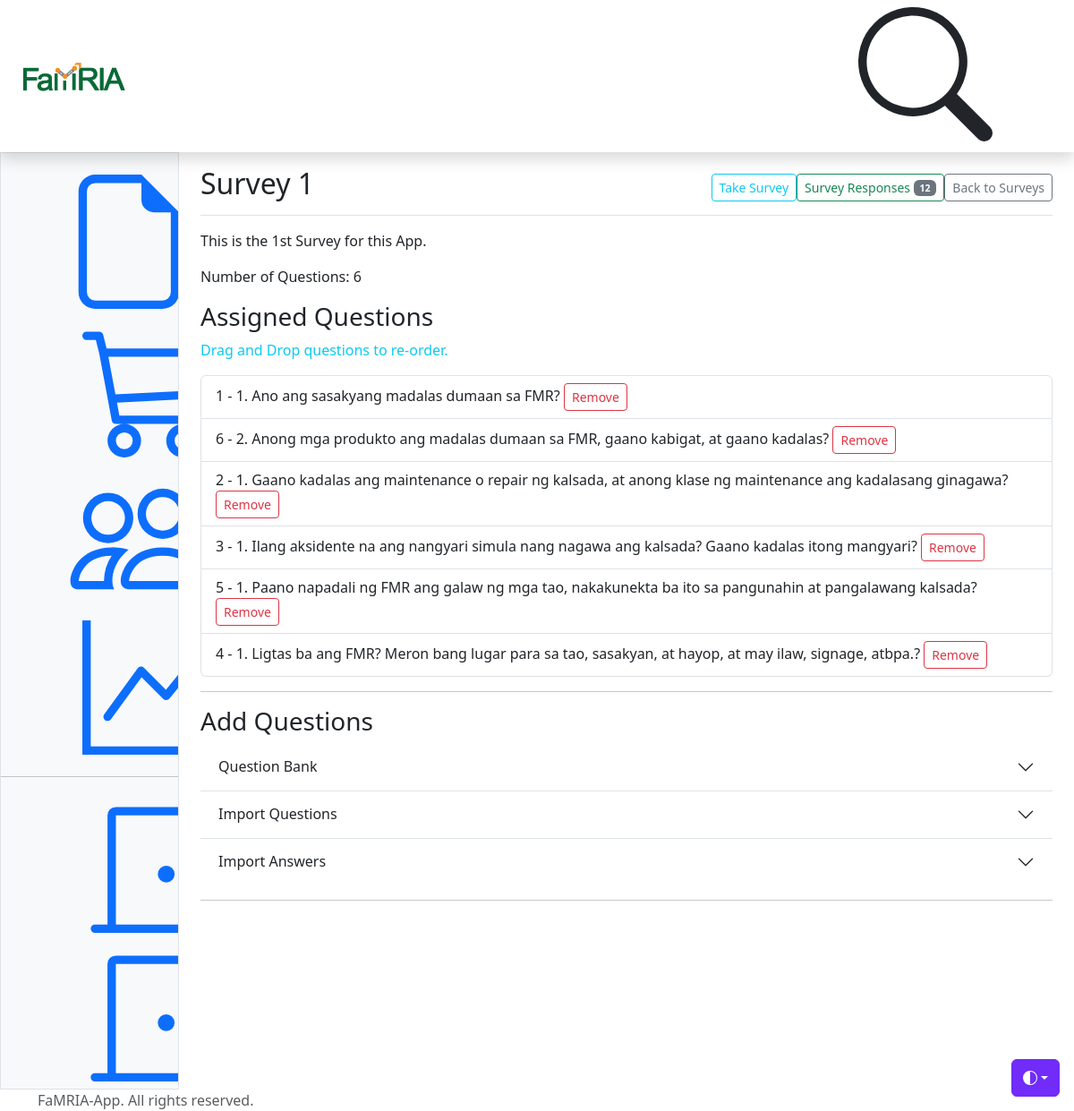
Page /surveys/1/ (signed in) on the committed database.
### survey/models.py (models this page shows, shortened)
class Survey(models.Model):
    title = models.CharField(max_length=255)
    description = models.TextField(blank=True, null=True)
    created_by = models.ForeignKey(User, on_delete=models.CASCADE, default=1)
    created_at = models.DateTimeField(auto_now_add=True)
    updated_at = models.DateTimeField(auto_now=True)
    status = models.IntegerField(_("Status"), default=0) # 1=Accepting Responses, 0 = Otherwise
    def count_responses(self):
        return SurveyResponse.objects.filter(survey=self).count()

class SurveyQuestion(models.Model):
    survey = models.ForeignKey(Survey, on_delete=models.CASCADE)
    question = models.ForeignKey(Question, on_delete=models.CASCADE)
    order = models.PositiveIntegerField(default=1)
    user = models.ForeignKey(User, verbose_name=_("Modified/Added by"), on_delete=models.CASCADE, default=1)
    class Meta:
        unique_together = ('survey', 'question')
        ordering = ['order']

class Question(MPTTModel):
    SECTOR_CHOICES = [
        ('general', 'General'),
        ('environmental', 'Environmental'),
        ('social', 'Social'),
        ('economic', 'Economic'),
        ('physical', 'Physical'),
    ]
    QUESTION_TYPES = [
        ('multiple_choice', 'Multiple Choice'),
        ('multiple_select', 'Multiple Select'),
        ('text', 'Text'),
        ('rating', 'Rating'),
    ]
    text = models.TextField()
    question_type = models.CharField(max_length=50, choices=QUESTION_TYPES, default='text')
    options = models.JSONField(blank=True, null=True)
    sector = models.CharField(max_length=50, choices=SECTOR_CHOICES)
    version = models.PositiveIntegerField(default=1)
    parent = TreeForeignKey('self', on_delete=models.CASCADE, null=True, blank=True, related_name='sub_questions')
    created_at = models.DateTimeField(auto_now_add=True)
    updated_at = models.DateTimeField(auto_now=True)
    user = models.ForeignKey(User, verbose_name=_("Created/Modified by"), on_delete=models.CASCADE, default=1)
    class MPTTMeta:
        order_insertion_by = ['text']

### survey/views.py (the view, shortened to what this page needs)
# urls.py: path('surveys/<int:survey_id>/', survey_detail, name='survey-detail'),  # Survey detail URL
@login_required
def survey_detail(request, survey_id):
    survey = get_object_or_404(Survey, id=survey_id)
    assigned_questions = survey.surveyquestion_set.all()
    questions = Question.objects.exclude(id__in=assigned_questions.values_list('question_id', flat=True))
    question_count = assigned_questions.count()
    response_count = survey.count_responses()
    return render(request, 'surveys/survey_detail.html', {
        'survey': survey,
        'questions': questions,
        'assigned_questions': assigned_questions,
        'question_count': question_count,
        'response_count': response_count,
    })

### survey/templates/surveys/survey_detail.html (shortened to what this page needs)
{% extends "dashboard.html" %}
{% block main_content %}
  <div class="d-flex justify-content-between flex-wrap flex-md-nowrap align-items-center pt-3 pb-2 mb-3 border-bottom">
    <h1 class="h2">{{ survey.title }}</h1>
    <div class="btn-toolbar mb-2 mb-md-0">
      <a href="{% url 'survey-response' survey.id %}" type="button" class="btn btn-sm btn-outline-info">Take Survey</a>
      <a href="{% url 'survey-specific-responses' survey.id %}" type="button" class="btn btn-sm btn-outline-success">Survey Responses
        <span class="badge text-bg-secondary">{{ response_count }}</span>
      </a>
      <a href="{% url 'survey-list' %}" type="button" class="btn btn-sm btn-outline-secondary">Back to Surveys</a>
    </div>
  </div>
    <p>{{ survey.description }}</p>
    <p>Number of Questions: {{ question_count }}</p>
    <h3>Assigned Questions</h3>
    {% if assigned_questions %}
    <p class="text-sm-start text-info">Drag and Drop questions to re-order.</p>
    {% endif %}
    <ul class="list-group" id="sortable">
      {% for sq in assigned_questions %}
        <li class="list-group-item" data-id="{{ sq.id }}">
          {{sq.id}} - {{ sq.question.text }}
          <form action="{% url 'survey-detail' survey.id %}" method="post" style="display:inline;">
            <button type="submit" class="btn btn-sm btn-outline-danger" name="remove_question">Remove</button>
          </form>
        </li>
      {% empty %}
        <li>No questions assigned.</li>
      {% endfor %}
    </ul>
<hr>
<h3>Add Questions</h3>
<div class="accordion accordion-flush" id="accordionFlushExample">
  <div class="accordion-item">
    <h2 class="accordion-header" id="flush-headingOne">
      <button class="accordion-button collapsed" type="button" data-bs-toggle="collapse" data-bs-target="#flush-collapseOne" aria-expanded="false" aria-controls="flush-collapseOne">
        Question Bank
      </button>
    </h2>
  </div>
  <div class="accordion-item">
    <h2 class="accordion-header" id="flush-headingTwo">
      <button class="accordion-button collapsed" type="button" data-bs-toggle="collapse" data-bs-target="#flush-collapseTwo" aria-expanded="false" aria-controls="flush-collapseTwo">
        Import Questions
      </button>
    </h2>
  </div>
  <div class="accordion-item">
    <h2 class="accordion-header" id="flush-headingThree">
      <button class="accordion-button collapsed" type="button" data-bs-toggle="collapse" data-bs-target="#flush-collapseThree" aria-expanded="false" aria-controls="flush-collapseThree">
        Import Answers
      </button>
    </h2>
  </div>
</div>
<hr>
    {% endblock main_content %}

### rows in the picture
Survey: title "Survey 1", description "This is the 1st Survey for this App."
SurveyQuestion: id "1", question.text "1. Ano ang sasakyang madalas dumaan sa FMR?"
SurveyQuestion: id "6", question.text "2. Anong mga produkto ang madalas dumaan sa FMR, gaano kabigat, at gaano kadalas?"
SurveyQuestion: id "2", question.text "1. Gaano kadalas ang maintenance o repair ng kalsada, at anong klase ng maintenance ang kadalasang ginagawa?"
SurveyQuestion: id "3", question.text "1. Ilang aksidente na ang nangyari simula nang nagawa ang kalsada? Gaano kadalas itong mangyari?"
SurveyQuestion: id "5", question.text "1. Paano napadali ng FMR ang galaw ng mga tao, nakakunekta ba ito sa pangunahin at pangalawang kalsada?"
SurveyQuestion: id "4", question.text "1. Ligtas ba ang FMR? Meron bang lugar para sa tao, sasakyan, at hayop, at may ilaw, signage, atbpa.?"

### other values in the picture
{{ response_count }} "12"
{{ question_count }} "6"
